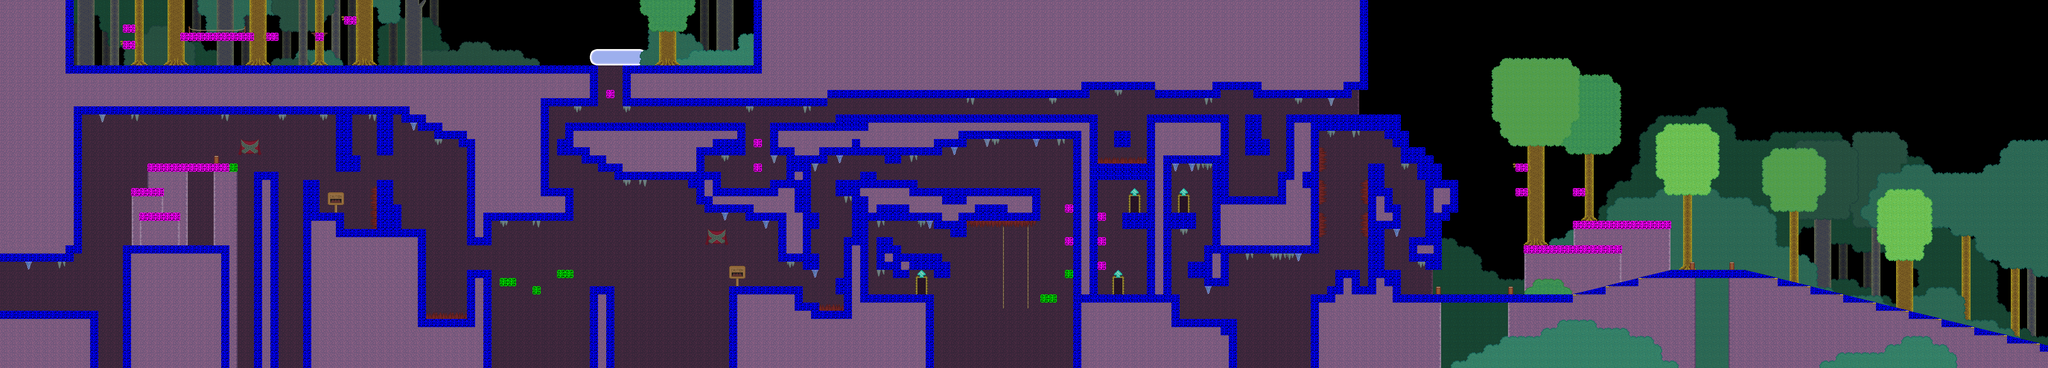

This game map was drawn from its Tiled (.tmx) file and the tilesets committed beside it. A one-line description and the trimmed map source follow:
An orthogonal 250x45 tile map with 24x24 px tiles, 12 tile layers (mountains, mountains_front, clouds, bg_tree, ...), 2 tilesets and 96 objects (27x enemy, 24x material, 10x killing_floor, 9x movingplatform, 8x door, ...).

<map version="1.0" orientation="orthogonal" width="250" height="45" tilewidth="24" tileheight="24">
 <properties>
  <property name="blue" value="247" />
  <property name="green" value="216" />
  <property name="offset" value="31" />
  <property name="overworldName" value="vforest_2" />
  <property name="red" value="74" />
  <property name="soundtrack" value="forest" />
 </properties>
 <tileset firstgid="1" name="village-forest" tilewidth="24" tileheight="24">
  <image source="../images/tilesets/treeline.png" width="288" height="720" />
 </tileset>
 <tileset firstgid="361" name="collisions" tilewidth="24" tileheight="24">
  <image source="../images/tilesets/collisions.png" width="632" height="512" />
 </tileset>
 <layer name="mountains" width="250" height="45">
  <properties>
   <property name="parallax" value="0.45" />
  </properties>
  <data>[11250 cells, 1776 non-empty, 2 distinct tile ids]</data>
 </layer>
 <layer name="mountains_front" width="250" height="45">
  <properties>
   <property name="parallax" value="0.55" />
  </properties>
  <data>[11250 cells, 1252 non-empty, 3 distinct tile ids]</data>
 </layer>
 <layer name="clouds" width="250" height="45">
  <properties>
   <property name="parallax" value="0.6" />
  </properties>
  <data>[11250 cells, 126 non-empty, 2 distinct tile ids]</data>
 </layer>
 <layer name="bg_tree" width="250" height="45">
  <data>[11250 cells, 232 non-empty, 7 distinct tile ids]</data>
 </layer>
 <layer name="bg_leaves2" width="250" height="45">
  <data>[11250 cells, 926 non-empty, 10 distinct tile ids]</data>
 </layer>
 <layer name="misc_bg" width="250" height="45">
  <data>[11250 cells, 422 non-empty, 10 distinct tile ids]</data>
 </layer>
 <layer name="bg_leaves" width="250" height="45">
  <data>[11250 cells, 945 non-empty, 12 distinct tile ids]</data>
 </layer>
 <layer name="background" width="250" height="45">
  <data>[11250 cells, 6135 non-empty, 16 distinct tile ids]</data>
 </layer>
 <layer name="foreground" width="250" height="45">
  <data>[11250 cells, 5261 non-empty, 65 distinct tile ids]</data>
 </layer>
 <layer name="trees" width="250" height="45">
  <data>[11250 cells, 344 non-empty, 29 distinct tile ids]</data>
 </layer>
 <layer name="leaves" width="250" height="45">
  <data>[11250 cells, 228 non-empty, 19 distinct tile ids]</data>
 </layer>
 <layer name="collision" width="250" height="45">
  <data>[11250 cells, 1513 non-empty, 13 distinct tile ids]</data>
 </layer>
 <objectgroup color="#1e1d1d" name="nodes" width="250" height="45">
  <!-- 87 objects omitted --></objectgroup>
 <objectgroup name="movement" width="250" height="45">
  <!-- 9 objects omitted --></objectgroup>
</map>
<!-- 96 of 96 objects omitted -->
